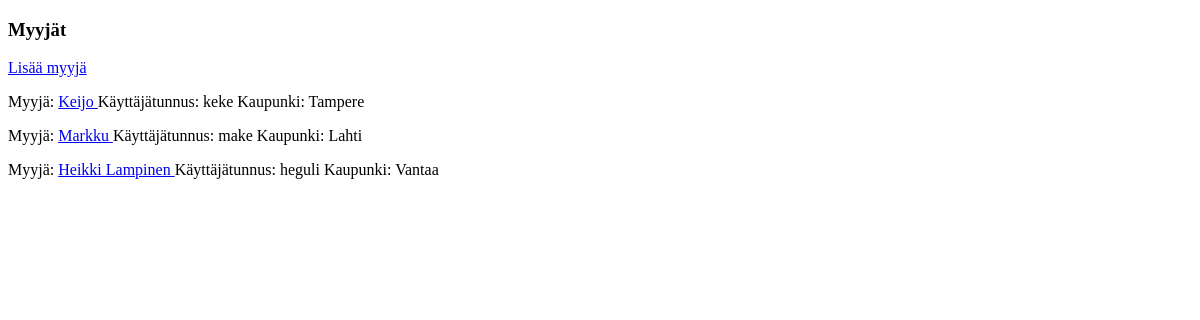
The app's page /people/, older data.
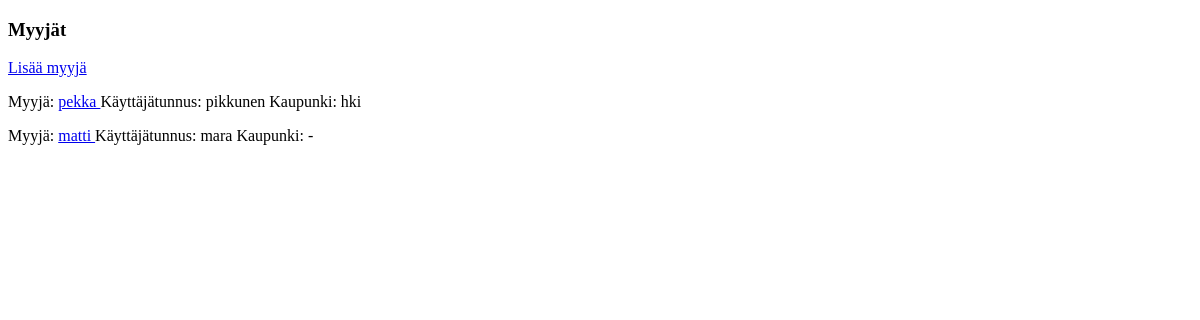
The same page, newer data.
### people/models.py (models this page shows)
class Contact(models.Model):
    fullname = models.CharField(max_length=150)
    nickname = models.CharField(unique = True, max_length=150)
    email = models.CharField(max_length=150)
    phone = models.CharField(max_length=100)
    city = models.CharField(max_length=100)
    def __str__(self):
        return self.fullname

### people/views.py (the view)
# urls.py: path('', ContactListView.as_view()), #, localhost:8000/contactlist
class ContactListView(ListView):
    template_name = 'people/contact_list.html'
    model = Contact

### people/templates/people/contact_list.html
{% extends "people/base.html" %}
{% block "content" %}
	<h3>Myyjät</h3>
	<p>
		<a href="contact/add"> Lisää myyjä  </a>
	</p>
	{% for object in  object_list %}
		<p>	Myyjä:
			<a href='contact/{{ object.pk }}/edit'>
			{{ object }}
			</a>
			Käyttäjätunnus:
			{{ object.nickname }}
			Kaupunki:
			{% if object.city %}
			{{ object.city }}
			{% endif %}
		</p>
	{% endfor %}
{% endblock "content" %}

Row changes from the older to the newer data that the page shows:
removed Contact: fullname "Keijo", nickname "keke", city "Tampere"
removed Contact: fullname "Markku", nickname "make", city "Lahti"
removed Contact: fullname "Heikki Lampinen", nickname "heguli", city "Vantaa"
added Contact: fullname "pekka", nickname "pikkunen", city "hki"
added Contact: fullname "matti", nickname "mara", city "-"
